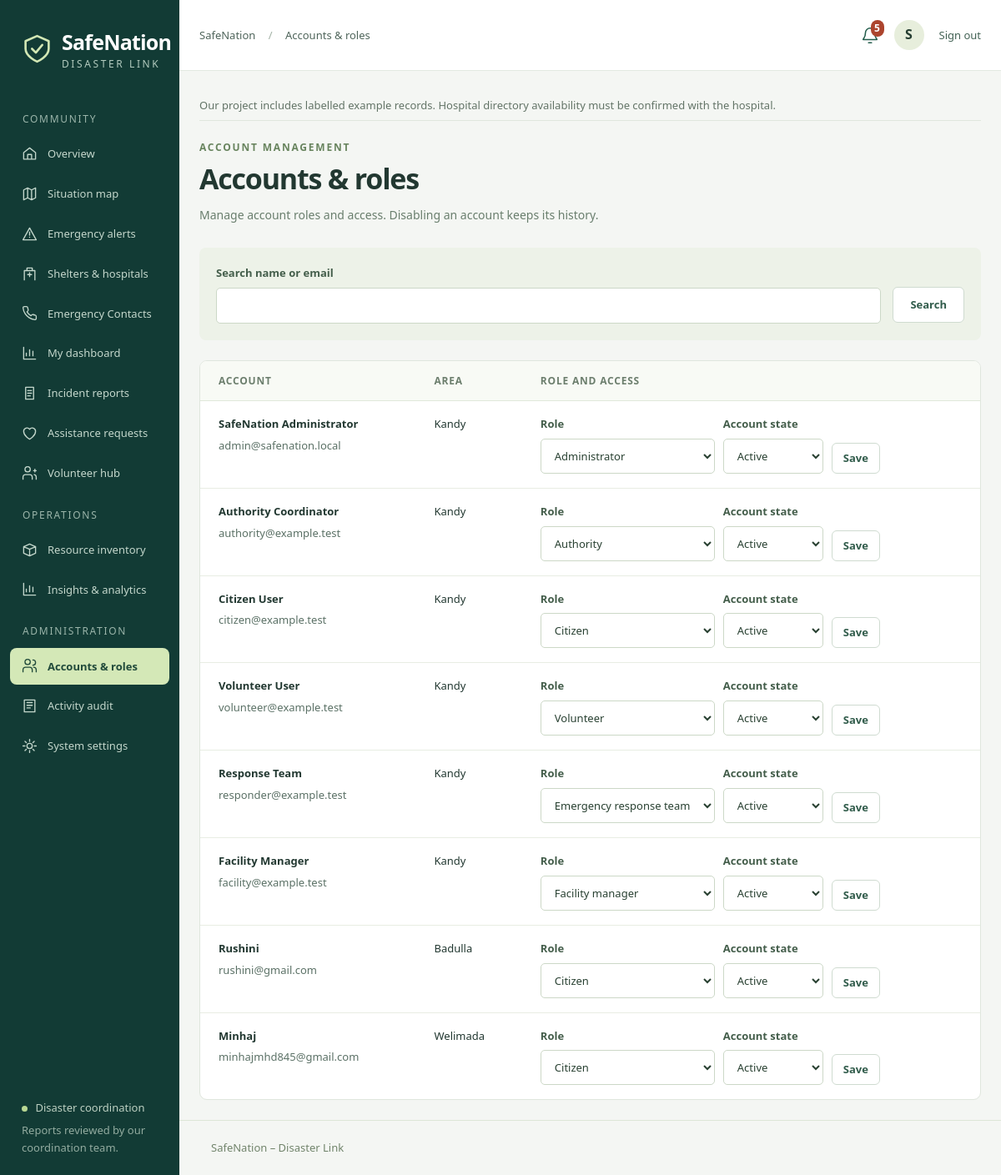
The app's page /index.php?page=users (signed in) with its own data.
### tables this page shows
CREATE TABLE `settings` (
  `name` varchar(80) NOT NULL,
  `value` text NOT NULL,
  PRIMARY KEY (`name`)
);

CREATE TABLE `users` (
  `id` int(10) unsigned NOT NULL AUTO_INCREMENT,
  `name` varchar(100) NOT NULL,
  `email` varchar(190) NOT NULL,
  `password_hash` varchar(255) NOT NULL,
  `role` varchar(32) NOT NULL DEFAULT 'citizen',
  `phone` varchar(30) NOT NULL DEFAULT '',
  `area` varchar(100) NOT NULL DEFAULT '',
  `active` tinyint(1) NOT NULL DEFAULT 1,
  `created_at` datetime NOT NULL DEFAULT current_timestamp(),
  PRIMARY KEY (`id`),
  UNIQUE KEY `email` (`email`),
  KEY `role` (`role`),
  CONSTRAINT `users_ibfk_1` FOREIGN KEY (`role`) REFERENCES `roles` (`name`)
);

### app/bootstrap.php (called while the page is built, shortened)
<?php
function config(): array {static $c; return $c ??= require dirname(__DIR__).'/config/database.php';}
function db(): PDO {static $p; if (!$p) {$c=config();$p=new PDO("mysql:host={$c['host']};port={$c['port']};dbname={$c['database']};charset=utf8mb4",$c['username'],$c['password'],[PDO::ATTR_ERRMODE=>PDO::ERRMODE_EXCEPTION,PDO::ATTR_DEFAULT_FETCH_MODE=>PDO::FETCH_ASSOC,PDO::ATTR_EMULATE_PREPARES=>false]);$p->exec("SET time_zone = '+05:30'");}return $p;}
function query(string $sql,array $args=[]): PDOStatement {$s=db()->prepare($sql);$s->execute($args);return $s;}
function all(string $sql,array $args=[]): array {return query($sql,$args)->fetchAll();}
function one(string $sql,array $args=[]): ?array {return query($sql,$args)->fetch() ?: null;}
function scalar(string $sql,array $args=[]): mixed {return query($sql,$args)->fetchColumn();}
function e(mixed $v): string {return htmlspecialchars((string)$v,ENT_QUOTES|ENT_SUBSTITUTE,'UTF-8');}
function url(string $page='home',array $args=[]): string {return 'index.php?'.http_build_query(['page'=>$page]+$args);}
function user(): ?array {static $loaded=false,$u=null;if (!$loaded) {$loaded=true;if(isset($_SESSION['uid'])) $u=one('SELECT * FROM users WHERE id=? AND active=1',[$_SESSION['uid']]);}return $u;}
function can(string $ability): bool {$role=user()['role']??'';$permissions=['coordinate'=>['admin','authority'],'respond'=>['admin','authority','responder'],'facilities'=>['admin','authority','facility_manager'],'admin'=>['admin']];return in_array($role,$permissions[$ability]??[],true);}
function need_login(): void {if(!user()) {flash('Please sign in to continue.','info');go('login');}if(time()-($_SESSION['last_seen']??time())>3600){session_unset();flash('Your session expired. Please sign in.','info');go('login');}$_SESSION['last_seen']=time();}
function need(string $ability): void {need_login();if(!can($ability)) {http_response_code(403);throw new RuntimeException('You do not have permission to access this function.');}}

### app/pages/account.php (the view, shortened to what this page needs)
<?php
function page_users(): void {need('admin');heading('ACCOUNT MANAGEMENT','Accounts & roles','Manage account roles and access. Disabling an account keeps its history.');$q=trim((string)($_GET['q']??''));echo '<form class="filters" method="get"><input type="hidden" name="page" value="users">';field('q','Search name or email','search',$q,false);echo '<button class="button secondary">Search</button></form>';$count=(int)scalar('SELECT COUNT(*) FROM users WHERE name LIKE ? OR email LIKE ?',['%'.$q.'%','%'.$q.'%']);$offset=(max(1,(int)($_GET['p']??1))-1)*15;$roles=array_column(all('SELECT * FROM roles'),'label','name');echo '<div class="card table-wrap"><table><thead><tr><th>Account</th><th>Area</th><th>Role and access</th></tr></thead><tbody>';foreach(all('SELECT * FROM users WHERE name LIKE ? OR email LIKE ? ORDER BY id LIMIT 15 OFFSET '.$offset,['%'.$q.'%','%'.$q.'%']) as $u){echo '<tr><td><strong>'.e($u['name']).'</strong><small>'.e($u['email']).'</small></td><td>'.e($u['area']).'</td><td><form method="post" class="row-form">';token();echo '<input type="hidden" name="action" value="user_update"><input type="hidden" name="id" value="'.e($u['id']).'">';select('role','Role',$roles,$u['role']);select('active','Account state',[1=>'Active',0=>'Disabled'],$u['active']);echo '<button class="button secondary small">Save</button></form></td></tr>';}echo '</tbody></table></div>';pager($count,15,'users',['q'=>$q]);}

### app/view.php (shortened to what this page needs)
<?php
function icon(string $name): string {
 $paths=['phone'=>'M22 16.9v3a2 2 0 0 1-2.2 2 19.8 19.8 0 0 1-8.6-3.1 19.5 19.5 0 0 1-6-6 19.8 19.8 0 0 1-3.1-8.7A2 2 0 0 1 4.1 2h3a2 2 0 0 1 2 1.7c.1 1 .4 2 .7 2.9a2 2 0 0 1-.5 2.1L8 10a16 16 0 0 0 6 6l1.3-1.3a2 2 0 0 1 2.1-.5c.9.3 1.9.6 2.9.7a2 2 0 0 1 1.7 2z','home'=>'M3 10 12 3l9 7v10H3z M9 20v-7h6v7','map'=>'m3 6 6-3 6 3 6-3v15l-6 3-6-3-6 3z M9 3v15 M15 6v15','reports'=>'M6 3h12v18H6z M9 8h6 M9 12h6 M9 16h4','alerts'=>'M12 3 2 21h20z M12 9v5 M12 17h.01','facilities'=>'M4 21V7h16v14 M8 7V3h8v4 M9 13h6 M12 10v6','assistance'=>'M12 21s-9-5-9-12a5 5 0 0 1 9-3 5 5 0 0 1 9 3c0 7-9 12-9 12z','volunteers'=>'M16 21v-3a4 4 0 0 0-4-4H6a4 4 0 0 0-4 4v3 M9 10a4 4 0 1 0 0-8 4 4 0 0 0 0 8 M18 8h4 M20 6v4 M19 14a4 4 0 0 1 3 4v3','resources'=>'m3 7 9-4 9 4-9 4z M3 7v10l9 4 9-4V7 M12 11v10','analytics'=>'M3 3v18h18 M7 16v-4 M12 16V7 M17 16v-7','users'=>'M16 21v-3a4 4 0 0 0-4-4H6a4 4 0 0 0-4 4v3 M9 10a4 4 0 1 0 0-8 4 4 0 0 0 0 8 M17 3a4 4 0 0 1 0 8 M18 14a4 4 0 0 1 4 4v3','notifications'=>'M18 8a6 6 0 0 0-12 0c0 7-3 7-3 9h18c0-2-3-2-3-9 M10 21h4','settings'=>'M12 8a4 4 0 1 0 0 8 4 4 0 0 0 0-8 M12 2v3 M12 19v3 M2 12h3 M19 12h3 M5 5l2 2 M17 17l2 2 M5 19l2-2 M17 7l2-2','audit'=>'M4 3h16v18H4z M8 7h8 M8 11h8 M8 15h5','arrow'=>'M4 12h16 M14 6l6 6-6 6','shield'=>'m12 2 9 4v6c0 6-9 10-9 10S3 18 3 12V6z M8 12l3 3 5-6'];
 return '<svg class="icon" viewBox="0 0 24 24" fill="none" stroke="currentColor" stroke-width="1.7" stroke-linecap="round" stroke-linejoin="round" aria-hidden="true"><path d="'.($paths[$name]??$paths['home']).'"/></svg>';
}
function layout_start(string $title,string $page): void {
 $u=user();$site=(string)(scalar("SELECT value FROM settings WHERE name='site_name'")?:'SafeNation');$unread=$u?(int)scalar('SELECT COUNT(*) FROM notifications WHERE user_id=? AND read_at IS NULL',[$u['id']]):0;
 echo '<!doctype html><html lang="en"><head><meta charset="utf-8"><meta name="viewport" content="width=device-width,initial-scale=1"><meta name="theme-color" content="#123b35"><title>'.e($title).' · '.e($site).'</title><link rel="icon" href="assets/logo.svg" type="image/svg+xml"><link rel="stylesheet" href="assets/vendor/leaflet/leaflet.css"><link rel="stylesheet" href="assets/css/app.css?v=facility-images-2"><script defer src="assets/vendor/leaflet/leaflet.js"></script><script defer src="assets/js/app.js?v=location-1"></script><script defer src="assets/js/location-picker.js?v=1"></script></head><body><a class="skip" href="#main">Skip to content</a><div class="shell"><aside class="sidebar" id="sidebar"><a class="brand" href="'.url().'">'.icon('shield').'<span>'.e($site).'<small>DISASTER LINK</small></span></a><div class="nav-label">COMMUNITY</div><nav aria-label="Main navigation">';
 $links=['home'=>['Overview','home'],'map'=>['Situation map','map'],'alerts'=>['Emergency alerts','alerts'],'facilities'=>['Shelters & hospitals','facilities'],'emergency-contacts'=>['Emergency Contacts','phone']];
 if($u)$links+=['dashboard'=>['My dashboard','analytics'],'reports'=>[can('respond')?'Incident reports':'My reports','reports'],'assistance'=>['Assistance requests','assistance'],'volunteers'=>['Volunteer hub','volunteers']];
 foreach($links as $p=>[$label,$ic])echo '<a '.($page===$p?'aria-current="page"':'').' class="nav-item '.($page===$p?'active':'').'" href="'.url($p).'">'.icon($ic).e($label).'</a>';
 if(can('coordinate')){echo '<div class="nav-label">OPERATIONS</div>';foreach(['resources'=>['Resource inventory','resources'],'analytics'=>['Insights & analytics','analytics']] as $p=>[$label,$ic])echo '<a class="nav-item '.($page===$p?'active':'').'" href="'.url($p).'">'.icon($ic).e($label).'</a>';}
 if(can('admin')){echo '<div class="nav-label">ADMINISTRATION</div>';foreach(['users'=>['Accounts & roles','users'],'audit'=>['Activity audit','audit'],'settings'=>['System settings','settings']] as $p=>[$label,$ic])echo '<a class="nav-item '.($page===$p?'active':'').'" href="'.url($p).'">'.icon($ic).e($label).'</a>';}
 echo '</nav><div class="sidebar-bottom"><span class="status-dot"></span> Disaster coordination<small>Reports reviewed by our coordination team.</small></div></aside><div class="workspace"><header class="topbar"><button class="icon-button menu-toggle" aria-label="Toggle navigation" aria-expanded="false">☰</button><div class="breadcrumb">SafeNation <span>/</span> '.e($title).'</div><div class="top-actions">';
 if($u){echo '<a class="notification-link" aria-label="Notifications, '.$unread.' unread" href="'.url('notifications').'">'.icon('notifications').($unread?'<b>'.$unread.'</b>':'').'</a><a class="user-link" href="'.url('profile').'"><span class="avatar">'.e(mb_substr($u['name'],0,1)).'</span><span>'.e($u['name']).'<small>'.e(ucwords(str_replace('_',' ',$u['role']))).'</small></span></a><form method="post" class="inline">';token();echo '<input type="hidden" name="action" value="logout"><button class="text-button">Sign out</button></form>';}
 else echo '<a class="text-button" href="'.url('login').'">Sign in</a><a class="button small" href="'.url('register').'">Join SafeNation</a>';
 echo '</div></header><main id="main">';
 $announcement=(string)scalar("SELECT value FROM settings WHERE name='announcement'");
 if(trim($announcement)!=='')echo '<div class="environment-note">'.e($announcement).'</div>';
}
function layout_end(): void {echo '</main><footer>SafeNation – Disaster Link </footer></div></div></body></html>';}
function heading(string $eyebrow,string $title,string $subtitle,string $action=''): void {echo '<div class="page-heading"><div><p class="eyebrow">'.e($eyebrow).'</p><h1>'.e($title).'</h1><p class="muted">'.e($subtitle).'</p></div>'.$action.'</div>';}
function field(string $name,string $label,string $type='text',mixed $value='',bool $required=true,string $attrs=''): void {echo '<label class="field"><span>'.e($label).'</span><input name="'.e($name).'" type="'.e($type).'" value="'.e($value).'" '.($required?'required':'').' '.$attrs.'></label>';}
function select(string $name,string $label,array $options,mixed $selected=''): void {echo '<label class="field"><span>'.e($label).'</span><select name="'.e($name).'">';foreach($options as $v=>$l)echo '<option value="'.e($v).'" '.((string)$v===(string)$selected?'selected':'').'>'.e($l).'</option>';echo '</select></label>';}

### records on screen
settings: value "SafeNation"
users: name "S", name "SafeNation Administrator", email "admin@safenation.local", area "Kandy", label "Role Account state", role "Administrator", active "Active"
settings: value "Our project includes labelled example records. Hospital directory availability must be confirmed with the hospital."
users: name "Authority Coordinator", email "authority@example.test", area "Kandy", label "Role Account state", role "Authority", active "Active"
users: name "Citizen User", email "citizen@example.test", area "Kandy", label "Role Account state", role "Citizen", active "Active"
users: name "Volunteer User", email "volunteer@example.test", area "Kandy", label "Role Account state", role "Volunteer", active "Active"
users: name "Response Team", email "responder@example.test", area "Kandy", label "Role Account state", role "Emergency response team", active "Active"
users: name "Facility Manager", email "facility@example.test", area "Kandy", label "Role Account state", role "Facility manager", active "Active"
users: name "Rushini", email "rushini@gmail.com", area "Badulla", label "Role Account state", role "Citizen", active "Active"
users: name "Minhaj", email "minhajmhd845@gmail.com", area "Welimada", label "Role Account state", role "Citizen", active "Active"

### other values on screen
$label "Overview"
$label "Situation map"
$label "Emergency alerts"
$label "Shelters & hospitals"
$label "Emergency Contacts"
$label "My dashboard"
$label "Incident reports"
$label "Assistance requests"
$label "Volunteer hub"
$label "Resource inventory"
$label "Insights & analytics"
$label "Accounts & roles"
$label "Activity audit"
$label "System settings"
$title "Accounts & roles"
